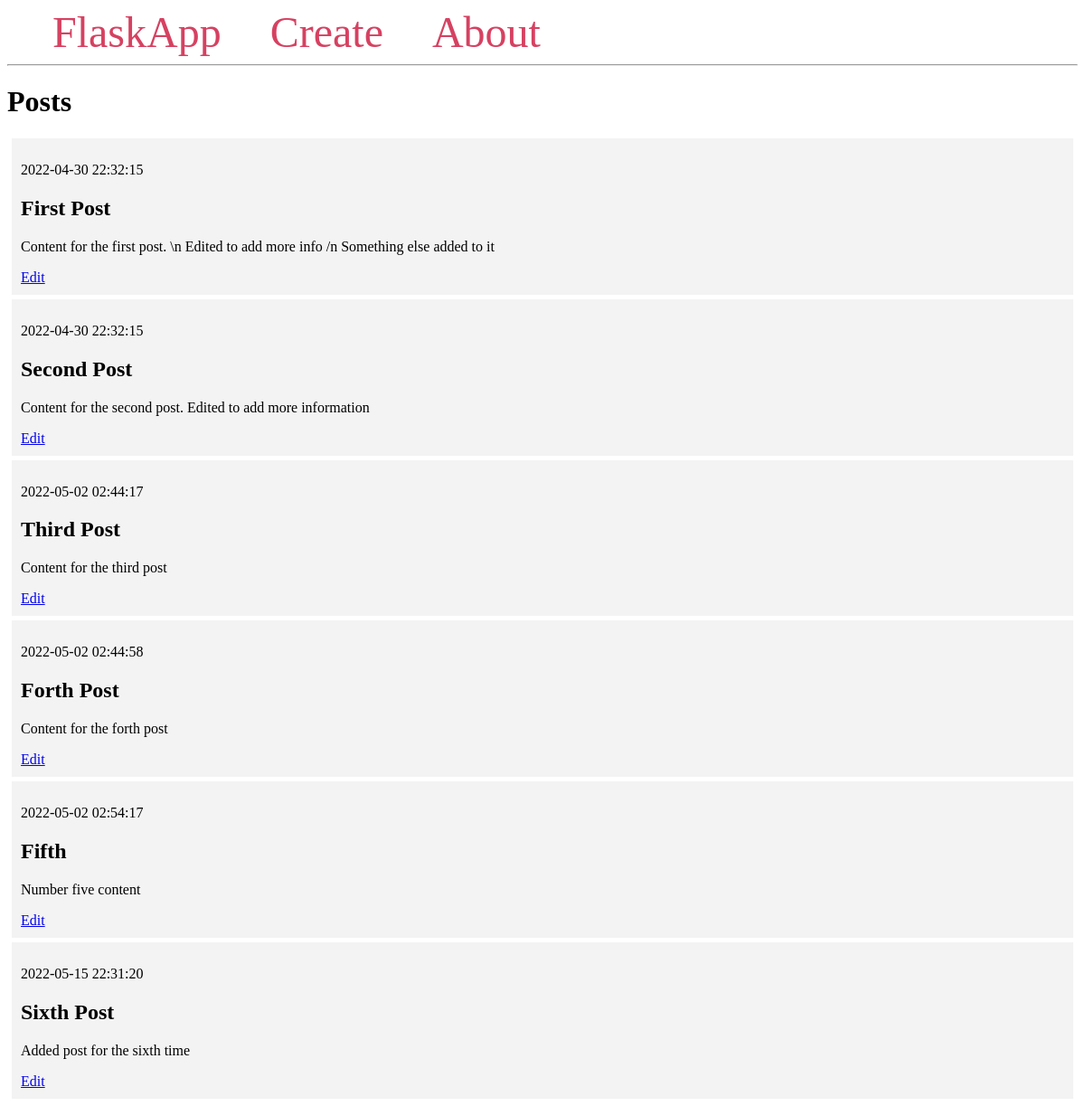
The page / on the database its author committed.
### tables this page shows
CREATE TABLE posts (
	id INTEGER PRIMARY KEY AUTOINCREMENT,
	created TIMESTAMP NOT NULL DEFAULT CURRENT_TIMESTAMP,
	title TEXT NOT NULL,
	content TEXT NOT NULL
);

### hello.py (the view)
@app.route('/')
def index():
    conn = get_db_connection()
    posts = conn.execute('SELECT * FROM posts').fetchall()
    conn.close()
    return render_template('index.html', posts=posts)

### hello.py (called while the page is built)
def get_db_connection():
    conn = sqlite3.connect('database.db')
    conn.row_factory = sqlite3.Row
    return conn

### templates/index.html
{% extends 'base.html' %}
{% block content %}
    <h1>{% block title %} Posts {% endblock %}</h1>
    {% for post in posts %}
        <div class="post">
            <p>{{ post['created'] }}</p>
            <h2>{{ post['title'] }}</h2>
            <p>{{ post['content'] }}</p>
            <a href="{{ url_for('edit', id=post['id']) }}">Edit</a>
        </div>
    {% endfor %}
{% endblock %}

### templates/base.html (shortened to what this page needs)
<!DOCTYPE html>
<html lang="en">
<head>
</head>
<body>
    <nav>
        <a href="{{ url_for('index') }}">FlaskApp</a>
        <a href="{{ url_for('create') }}">Create</a>
        <a href="#">About</a>
    </nav>
    <hr>
    <div class="content">
        {% block content %} {% endblock %}
    </div>
</body>
</html>

### templates/base.html (style rules this page uses)
.post { padding: 10px; margin: 5px; background-color: #f3f3f3 }
nav a { color: #d64161; font-size: 3em; margin-left: 50px; text-decoration: none; }

### rows shown on the page
posts: created "2022-04-30 22:32:15", title "First Post", content "Content for the first post. \\n Edited to add more info /n Something else added to it"
posts: created "2022-04-30 22:32:15", title "Second Post", content "Content for the second post. Edited to add more information"
posts: created "2022-05-02 02:44:17", title "Third Post", content "Content for the third post"
posts: created "2022-05-02 02:44:58", title "Forth Post", content "Content for the forth post"
posts: created "2022-05-02 02:54:17", title "Fifth", content "Number five content"
posts: created "2022-05-15 22:31:20", title "Sixth Post", content "Added post for the sixth time"
